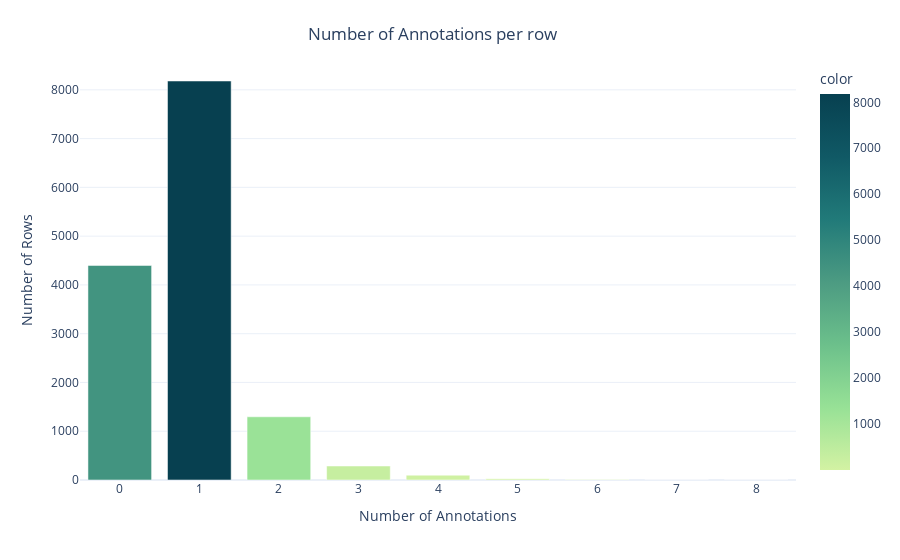

Notebook source saved alongside this figure:
### Code cell
fig = px.bar(data_frame=train,
             x = train["annot_count"].value_counts().sort_index().index,
             y = train["annot_count"].value_counts().sort_index(),
             color = train["annot_count"].value_counts().sort_index(),
             color_continuous_scale="Emrld")
fig.update_xaxes(title ="Number of Annotations")
fig.update_yaxes(title ="Number of Rows")
fig.update_layout(title = {
        'text': 'Number of Annotations per row',
        'y':0.95,
        'x':0.48,
        'xanchor': 'center',
        'yanchor': 'top'} ,

                  template = "plotly_white")
fig.show()

### Figure 1 — Plotly figure (JSON) as saved in the notebook; plotly's stock layout.template omitted (floating-point values rounded to 4 significant figures)
{"data": [{"alignmentgroup": "True", "hovertemplate": "x=%{x}<br>y=%{y}<br>color=%{marker.color}<extra></extra>", "legendgroup": "", "marker": {"color": [4399, 8181, 1296, 287, 99, 27, 9, 1, 1], "coloraxis": "coloraxis", "pattern": {"shape": ""}}, "name": "", "offsetgroup": "", "orientation": "v", "showlegend": false, "textposition": "auto", "x": [0, 1, 2, 3, 4, 5, 6, 7, 8], "xaxis": "x", "y": [4399, 8181, 1296, 287, 99, 27, 9, 1, 1], "yaxis": "y", "type": "bar"}], "layout": {"xaxis": {"anchor": "y", "domain": [0.0, 1.0], "title": {"text": "Number of Annotations"}}, "yaxis": {"anchor": "x", "domain": [0.0, 1.0], "title": {"text": "Number of Rows"}}, "coloraxis": {"colorbar": {"title": {"text": "color"}}, "colorscale": [[0.0, "rgb(211, 242, 163)"], [0.1667, "rgb(151, 225, 150)"], [0.3333, "rgb(108, 192, 139)"], [0.5, "rgb(76, 155, 130)"], [0.6667, "rgb(33, 122, 121)"], [0.8333, "rgb(16, 89, 101)"], [1.0, "rgb(7, 64, 80)"]]}, "legend": {"tracegroupgap": 0}, "margin": {"t": 60}, "barmode": "relative", "title": {"text": "Number of Annotations per row", "y": 0.95, "x": 0.48, "xanchor": "center", "yanchor": "top"}}}
